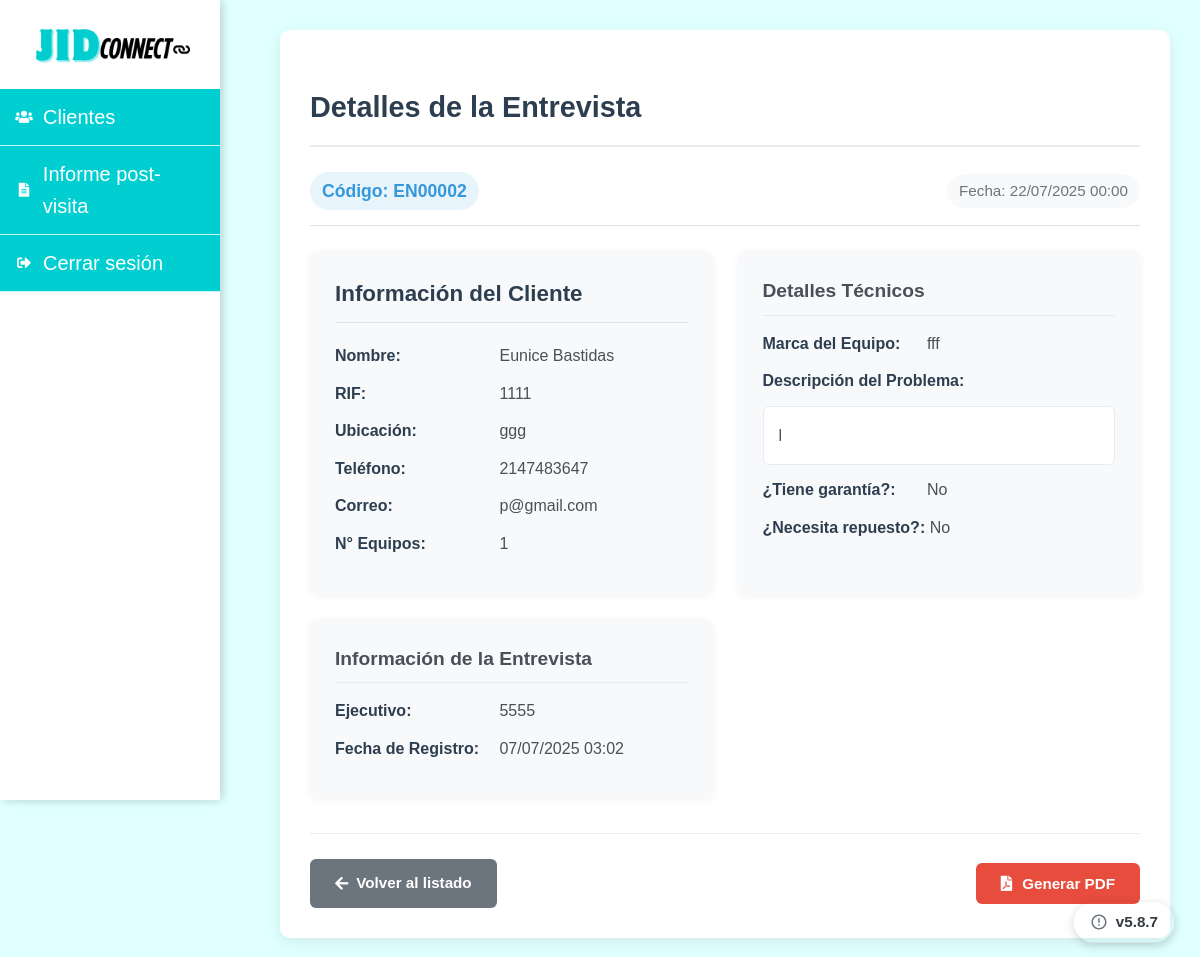
/ver_entrevista.php?id=10 (signed in), run on the app's committed database.
### tables this page shows
CREATE TABLE `entrevistas` (
  `id_entrevista` int(11) NOT NULL,
  `id_cliente` int(11) NOT NULL,
  `marca_equipo` varchar(100) NOT NULL,
  `descripcion_problema` text NOT NULL,
  `tiene_garantia` enum('Si','No') NOT NULL,
  `numero_garantia` varchar(50) DEFAULT NULL,
  `necesita_repuesto` enum('Si','No') NOT NULL,
  `detalles_repuesto` text DEFAULT NULL,
  `fecha_entrevista` datetime NOT NULL,
  `ejecutivo` varchar(100) NOT NULL,
  `codigo_entrevista` varchar(20) NOT NULL,
  `fecha_registro` timestamp NOT NULL DEFAULT current_timestamp()
);

CREATE TABLE `clientes` (
  `id` int(11) NOT NULL,
  `nombre` varchar(100) NOT NULL,
  `correo` varchar(100) NOT NULL,
  `rif` int(10) NOT NULL,
  `ubicacion` text NOT NULL,
  `telefono` int(11) NOT NULL,
  `n_equipos` int(11) NOT NULL DEFAULT 0,
  `fecha_registro` datetime DEFAULT current_timestamp(),
  `estado` enum('activo','inactivo') NOT NULL DEFAULT 'activo' COMMENT 'Estado del cliente: activo o inactivo'
);

### ver_entrevista.php (the view, shortened to what this page needs)
<?php
include("conexion.php");
$id_entrevista = $conexion->real_escape_string($_GET['id']);
$sql = "SELECT e.*, c.nombre as nombre_cliente, c.rif, c.ubicacion, c.telefono, c.correo, c.n_equipos
        FROM entrevistas e
        JOIN clientes c ON e.id_cliente = c.id
        WHERE e.id_entrevista = ?";
$stmt = $conexion->prepare($sql);
$stmt->bind_param("i", $id_entrevista);
$stmt->execute();
$resultado = $stmt->get_result();
$entrevista = $resultado->fetch_assoc();
?>
<!DOCTYPE html>
<html lang="en">
<head>
    <link rel="stylesheet" href="https://cdnjs.cloudflare.com/ajax/libs/font-awesome/6.4.0/css/all.min.css">
    <link rel="stylesheet" href="css/ver_entrevista.css">
</head>
<body>
   <div class="menu-container">
        <?php include('menu.php'); ?>
    </div>
    <div class="main-content">
        <div class="detalle-entrevista">
            <h2>Detalles de la Entrevista</h2>
            <div class="detalle-header">
                <span class="codigo">Código: <?= htmlspecialchars($entrevista['codigo_entrevista']) ?></span>
                <span class="fecha">Fecha: <?= date('d/m/Y H:i', strtotime($entrevista['fecha_entrevista'])) ?></span>
            </div>
            <div class="detalle-grid">
                <div class="detalle-item">
                    <h2>Información del Cliente</h2>
                    <p><strong>Nombre:</strong> <?= htmlspecialchars($entrevista['nombre_cliente']) ?></p>
                    <p><strong>RIF:</strong> <?= htmlspecialchars($entrevista['rif']) ?></p>
                    <p><strong>Ubicación:</strong> <?= htmlspecialchars($entrevista['ubicacion']) ?></p>
                    <p><strong>Teléfono:</strong> <?= htmlspecialchars($entrevista['telefono']) ?></p>
                    <p><strong>Correo:</strong> <?= htmlspecialchars($entrevista['correo']) ?></p>
                    <p><strong>N° Equipos:</strong> <?= htmlspecialchars($entrevista['n_equipos']) ?></p>
                </div>
                <div class="detalle-item">
                    <h3>Detalles Técnicos</h3>
                    <p><strong>Marca del Equipo:</strong> <?= htmlspecialchars($entrevista['marca_equipo']) ?></p>
                    <p><strong>Descripción del Problema:</strong></p>
                    <div class="descripcion"><?= nl2br(htmlspecialchars($entrevista['descripcion_problema'])) ?></div>
                    <p><strong>¿Tiene garantía?:</strong> <?= htmlspecialchars($entrevista['tiene_garantia']) ?></p>
                    <p><strong>¿Necesita repuesto?:</strong> <?= htmlspecialchars($entrevista['necesita_repuesto']) ?></p>
                </div>
                <div class="detalle-item">
                    <h3>Información de la Entrevista</h3>
                    <p><strong>Ejecutivo:</strong> <?= htmlspecialchars($entrevista['ejecutivo']) ?></p>
                    <p><strong>Fecha de Registro:</strong> <?= date('d/m/Y H:i', strtotime($entrevista['fecha_registro'])) ?></p>
                </div>
            </div>
            <div class="botones">
                <a href="entrevistas.php" class="btn-volver">
                    <i class="fas fa-arrow-left"></i> Volver al listado
                </a>
                <form method="POST" class="form-pdf">
                    <button type="submit" name="generar_pdf" class="btn-pdf">
                        <i class="fas fa-file-pdf"></i> Generar PDF
                    </button>
                </form>
            </div>
        </div>
    </div>
</body>
</html>

### css/ver_entrevista.css (style rules this page uses)
body { font-family: Arial, Helvetica, sans-serif; background-color: #E0FFFF; margin: 0; padding: 0; color: #343a40; line-height: 1.6; }
.main-content { margin-left: 250px; padding: 30px; }
.detalle-entrevista { background-color: #ffffff; border-radius: 10px; box-shadow: 0 4px 15px rgba(0, 0, 0, 0.08); padding: 30px; max-width: 1200px; margin: 0 auto; }
.detalle-entrevista h2 { color: #2c3e50; margin-bottom: 25px; padding-bottom: 15px; border-bottom: 2px solid #e9ecef; font-size: 1.8rem; }
.detalle-header { display: flex; justify-content: space-between; align-items: center; margin-bottom: 25px; padding-bottom: 15px; border-bottom: 1px solid #dee2e6; }
.detalle-header .codigo { font-weight: 600; color: #3498db; font-size: 1.1rem; background-color: #e8f4fc; padding: 5px 12px; border-radius: 20px; }
.detalle-header .fecha { color: #6c757d; font-size: 0.95rem; background-color: #f8f9fa; padding: 5px 12px; border-radius: 20px; }
.detalle-grid { display: grid; grid-template-columns: repeat(auto-fit, minmax(320px, 1fr)); gap: 25px; margin-bottom: 35px; }
.detalle-item { background-color: #f8f9fa; padding: 25px; border-radius: 8px; box-shadow: 0 2px 8px rgba(0, 0, 0, 0.05); }
.detalle-item h2 { color: #2c3e50; font-size: 1.4rem; margin-top: 0; margin-bottom: 20px; padding-bottom: 10px; border-bottom: 1px solid #dee2e6; }
.detalle-item h3 { color: #495057; font-size: 1.2rem; margin-top: 0; margin-bottom: 15px; padding-bottom: 8px; border-bottom: 1px solid #e9ecef; }
.detalle-item p { margin: 12px 0; color: #495057; }
.detalle-item p strong { color: #2c3e50; display: inline-block; min-width: 160px; font-weight: 600; }
.descripcion { background-color: #ffffff; padding: 15px; border: 1px solid #e9ecef; border-radius: 6px; margin-top: 10px; white-space: pre-wrap; line-height: 1.7; color: #495057; }
.botones { display: flex; justify-content: space-between; align-items: center; margin-top: 35px; padding-top: 25px; border-top: 1px solid #e9ecef; gap: 15px; }
.btn-volver { background-color: #6c757d; color: white; padding: 12px 25px; border: none; border-radius: 6px; cursor: pointer; font-weight: 600; text-decoration: none; display: inline-flex; align-items: center; justify-content: center; gap: 8px; font-size: 0.95rem; }
.form-pdf { display: inline; margin: 0; }
.btn-pdf { background-color: #e74c3c; color: white; padding: 12px 25px; border: none; border-radius: 6px; cursor: pointer; font-weight: 600; display: inline-flex; align-items: center; gap: 10px; font-size: 0.95rem; }

### css/menu.css (style rules this page uses)
.menu-container { width: 220px; min-width: 220px; background-color: white; box-shadow: 2px 0 10px rgba(0,0,0,0.1); height: 100vh; position: fixed; left: 0; top: 0; z-index: 1000; overflow-y: auto; }

### data on the page
entrevistas: codigo_entrevista "EN00002", fecha_entrevista "22/07/2025 00:00", id_cliente.nombre "Eunice Bastidas", id_cliente.rif "1111", id_cliente.ubicacion "ggg", id_cliente.telefono "2147483647", id_cliente.correo "p@gmail.com", id_cliente.n_equipos "1", marca_equipo "fff", descripcion_problema "l", tiene_garantia "No", necesita_repuesto "No", ejecutivo "5555", fecha_registro "07/07/2025 03:02"
